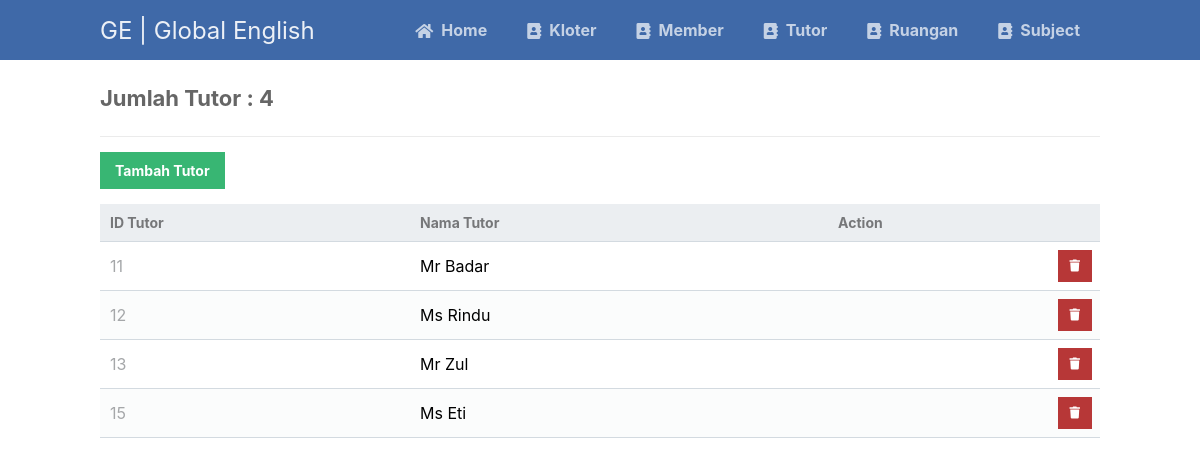
Screenshot of /tutor.php with the database file from the repository.
### tables this page shows
CREATE TABLE `tutor` (
  `id_tutor` int(255) NOT NULL,
  `tutor` varchar(255) NOT NULL
);

### tutor.php (the view, shortened to what this page needs)
<?php
include 'functions.php';
$pdo = pdo_connect_mysql();
$page = isset($_GET['page']) && is_numeric($_GET['page']) ? (int)$_GET['page'] : 1;
$records_per_page = 8;
$stmt = $pdo->prepare('SELECT * FROM tutor ORDER BY id_tutor LIMIT :current_page, :record_per_page');
$stmt->bindValue(':current_page', ($page - 1) * $records_per_page, PDO::PARAM_INT);
$stmt->bindValue(':record_per_page', $records_per_page, PDO::PARAM_INT);
$stmt->execute();
$contacts = $stmt->fetchAll(PDO::FETCH_ASSOC);
$num_contacts = $pdo->query('SELECT COUNT(*) FROM tutor ')->fetchColumn();
?>
<?= template_header('Read') ?>
<div class="content read">
    <h2>Jumlah Tutor : <?= $num_contacts ?></h2>
    <a href="create.tutor.php" class="create-contact">Tambah Tutor</a>
    <table>
        <thead>
            <tr>
                <td>ID Tutor</td>
                <td>Nama Tutor </td>
                <td> Action</td>
            </tr>
        </thead>
        <tbody>
            <?php foreach ($contacts as $contact) : ?>
                <tr>
                    <td><?= $contact['id_tutor'] ?></td>
                    <td><?= $contact['tutor'] ?></td>
                    <td class="actions">
                        <a href="deletetutor.php?id_tutor=<?= $contact['id_tutor'] ?>" class="trash"><i class="fas fa-trash fa-xs"></i></a>
                </tr>
            <?php endforeach; ?>
        </tbody>
    </table>
</div>
<?= template_footer() ?>

### style.css (style rules this page uses)
* { box-sizing: border-box; font-family: -apple-system, BlinkMacSystemFont, "segoe ui", roboto, oxygen, ubuntu, cantarell, "fira sans", "droid sans", "helvetica neue", Arial, sans-serif; font-size: 16px; -webkit-font-smoothing: antialiased; -moz-osx-font-smoothing: grayscale; }
body { background-color: #FFFFFF; margin: 0; }
.content { width: 1000px; margin: 0 auto; }
.content h2 { margin: 0; padding: 25px 0; font-size: 22px; border-bottom: 1px solid #ebebeb; color: #666666; }
.read .create-contact { display: inline-block; text-decoration: none; background-color: #38b673; font-weight: bold; font-size: 14px; color: #FFFFFF; padding: 10px 15px; margin: 15px 0; }
.read table { width: 100%; padding-top: 30px; border-collapse: collapse; }
.read table thead { background-color: #ebeef1; border-bottom: 1px solid #d3dae0; }
.read table thead td { padding: 10px; font-weight: bold; color: #767779; font-size: 14px; }
.read table tbody tr { border-bottom: 1px solid #d3dae0; }
.read table tbody tr:nth-child(even) { background-color: #fbfcfc; }
.read table tbody tr td { padding: 10px; }
.read table tbody tr td:nth-child(1) { color: #a5a7a9; }
.read table tbody tr td.actions { padding: 8px; text-align: right; }
.read table tbody tr td.actions .edit, .read table tbody tr td.actions .trash { display: inline-flex; text-align: right; text-decoration: none; color: #FFFFFF; padding: 10px 12px; }
.read table tbody tr td.actions .trash { background-color: #b73737; }

### rows the page displays
tutor: id_tutor "11", tutor "Mr Badar"
tutor: id_tutor "12", tutor "Ms Rindu"
tutor: id_tutor "13", tutor "Mr Zul"
tutor: id_tutor "15", tutor "Ms Eti"

### other values shown
$num_contacts "4"
